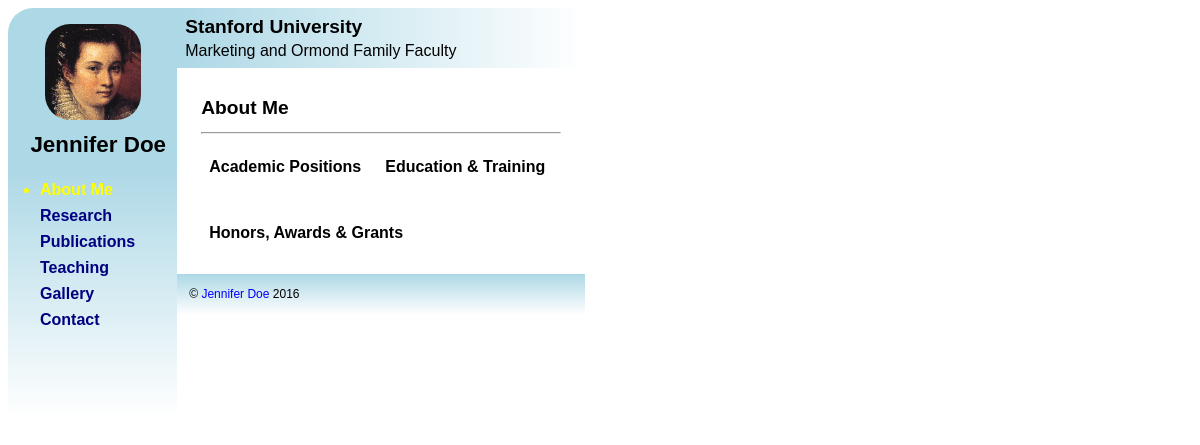
The page / on the database its author committed.
### tables this page shows
CREATE TABLE IF NOT EXISTS Pages (
    Name NVARCHAR(30) PRIMARY KEY NOT NULL,
    Title NVARCHAR(100) NOT NULL,
    NavIndex INT NOT NULL DEFAULT 0,
    IsAdmin BIT NOT NULL DEFAULT 0
) COLLATE 'utf8_czech_ci';

### index.php (called while the page is built, shortened)
<?php
    try
    {
        function GetViewName()
        {
            if (isset($_GET['view']) && is_string($_GET['view']))
            {
                $viewName = filter_input(INPUT_GET, 'view');
            }
            else
            {
                $viewName = "AboutMe";
            }
            return $viewName;
        }
        function DispatchRequest()
        {
            $viewName = GetViewName();
            $viewFileName = "view/" . $viewName . "View.php";
            include $viewFileName;
        }
        DispatchRequest();
    }
    catch (\Exception $ex)
    {
        $message = $ex->getMessage();
        include 'include/FatalError.php';
    }

### model/BaseModel.php (called while the page is built, shortened)
<?php
include "model/NavItemsLoader.php";
include "model/DbInfoView.php";
class BaseModel {
    protected $pdo = NULL;
    public $pageName = '';
    function setPageTitle($pageTitle)
    {
        $value = filter_var($pageTitle, FILTER_SANITIZE_FULL_SPECIAL_CHARS);
        $this->pageTitle = $value;
    }
    public function IsAdminLoggedIn()
    {
        return isset($_SESSION['IS_ADMIN']) && is_bool($_SESSION['IS_ADMIN']) && $_SESSION['IS_ADMIN'];
    }
    private function LoadPageData()
    {
        $sth = $this->pdo->prepare("SELECT Name, Title FROM Pages WHERE Name = :Name;");
    }
    private function LoadData()
    {
        $this->dbInfo = new \gratz\DbInfoView($this->pdo);
        if (is_string($this->pageName) && (strlen($this->pageName) > 0))
        {
            $this->LoadPageData();
        }
        $this->LoadNavItems();
    }
    private function LoadNavItems()
    {
        $o = new NavItemsLoader($this->pdo, $this->IsAdminLoggedIn());
        $this->navItems = $o->GetNavItems();
    }
    private function OpenDbConnection()
    {
        $this->pdo = \Database::GetPDO();
        $this->cmdGetDbInfoItem = $this->pdo->prepare("SELECT InfoValue FROM DbInfo WHERE InfoKey = :InfoKey;");
    }
    public function __construct($pageName, $isEditor = FALSE)
    {
        $this->pageName = $pageName;
        $this->LoadData();
    }
}

### include/Database.php (called while the page is built, shortened)
<?php
abstract class Database
{
    static public function GetPDO($userName = NULL, $password = NULL)
    {
        $serverName = Configuration::ServerName;
        $databaseName = Configuration::DatabaseName;
        if (!isset($userName))
        {
            $userName = Configuration::UserName;
        }
        if (!isset($password))
        {
            $password = Configuration::Password;
        }
        $connectionString = "mysql:host=" . $serverName . ";dbname=" . $databaseName;
        $pdo = new PDO($connectionString, $userName, $password);
        $pdo->setAttribute(PDO::ATTR_ERRMODE, PDO::ERRMODE_EXCEPTION);
        return $pdo;
    }
}

### model/DbInfoView.php (called while the page is built, shortened)
<?php
class DbInfoView {
    private $pdo;
    public function __construct($pdo)
    {
        $this->pdo = $pdo;
        $this->Load();
    }
    public $FirstName;
    public $LastName;
    public function getFullName()
    {
        return $this->FirstName . " " . $this->LastName;
    }
    private function SetPropertiesFromDb($item)
    {
        $this->FirstName = filter_var($item->FirstName, FILTER_SANITIZE_FULL_SPECIAL_CHARS);
        $this->LastName = filter_var($item->LastName, FILTER_SANITIZE_FULL_SPECIAL_CHARS);
        $this->UniversityName = filter_var($item->UniversityName, FILTER_SANITIZE_FULL_SPECIAL_CHARS);
        $this->FacultyName = filter_var($item->FacultyName, FILTER_SANITIZE_FULL_SPECIAL_CHARS);
        $this->Email = filter_var($item->Email, FILTER_SANITIZE_EMAIL);
    }
    private function Load()
    {
        $sth = $this->pdo->query("SELECT * FROM DbInfoView;", \PDO::FETCH_OBJ);
    }
}

### model/ContentModel.php (called while the page is built, shortened)
<?php
class ContentModel extends \gratz\BaseModel {
    public function __construct($pageName, $isEditor=FALSE)
    {
        parent::__construct($pageName, $isEditor);
    }
}

### model/AboutMeModel.php (called while the page is built, shortened)
<?php
include "model/ContentModel.php";
include "model/collections/ItemsCollection.php";
include "model/collections/AcademicPositionsCollection.php";
include "model/collections/EducationTrainingCollection.php";
include "model/collections/HonorsCollection.php";
class AboutMeModel extends \gratz\ContentModel {
    public function __construct($pageName, $isEditor=FALSE)
    {
        parent::__construct($pageName, $isEditor);
    }
}

### model/NavItemsLoader.php (called while the page is built, shortened)
<?php
class NavItemsLoader {
    private $pdo;
    private $isAdminLoggedIn;
    public function __construct($pdo, $isAdminLoggedIn)
    {
        $this->pdo = $pdo;
        $this->isAdminLoggedIn = $isAdminLoggedIn;
    }
    private function SanitizeNavItem($item)
    {
        $item->Title = filter_var($item->Title, FILTER_SANITIZE_FULL_SPECIAL_CHARS);
        $item->Url = filter_var($item->Url, FILTER_SANITIZE_URL);
    }
    public function GetNavItems()
    {
        $navItems = array();
        $adminFilter = '';
        if (!$this->isAdminLoggedIn)
        {
            $adminFilter = ' AND IsAdmin = 0';
            $url = 'Name';
        }
        else
        {
            $url = "Name, CASE WHEN IsAdmin = 0 THEN 'Edit' ELSE '' END";
        }
        $sth = $this->pdo->query("SELECT Name, Title, NavIndex, IsAdmin, CONCAT('index.php?view=', " . $url . ") Url " .
                "FROM Pages WHERE NavIndex > 0" . $adminFilter . " ORDER BY NavIndex;", \PDO::FETCH_OBJ);
        while ($navItem = $sth->fetch())
        {
            $navItems[] = $navItem;
        }
        return $navItems;
    }
}

### model/collections/ItemsCollection.php (called while the page is built, shortened)
<?php
class ItemsCollection {
    public function __construct($pdo, $doNotSanitize)
    {
        $this->title = filter_var($this->GetCollectionTitle(), FILTER_SANITIZE_FULL_SPECIAL_CHARS);
    }
}

### model/collections/AcademicPositionsCollection.php (called while the page is built, shortened)
<?php
class AcademicPositionsCollection extends ItemsCollection
{
    protected function GetCollectionTitle()
    {
        return "Academic Positions";
    }
}

### model/collections/EducationTrainingCollection.php (called while the page is built, shortened)
<?php
class EducationTrainingCollection extends ItemsCollection
{
    protected function GetCollectionTitle()
    {
        return "Education & Training";
    }
}

### model/collections/HonorsCollection.php (called while the page is built, shortened)
<?php
class HonorsCollection extends ItemsCollection
{
    protected function GetCollectionTitle()
    {
        return "Honors, Awards & Grants";
    }
}

### view/BaseView.php (the view, shortened to what this page needs)
<?php
include 'include/Database.php';
include 'model/BaseModel.php';
abstract class BaseView {
    protected $model;
    protected $is_admin_required = \FALSE;
    public function __construct($model, $controller)
    {
        $this->model = $model;
    }
    protected function CheckAdminAccess()
    {
        if ($this->is_admin_required)
        {
            return $this->model->IsAdminLoggedIn();
        }
        else
        {
            return \TRUE;
        }
    }
?>
<?php
    public function Generate()
    {
?>
<!DOCTYPE html>
<html <?php echo "lang=\"" . $this->model->lang . "\"" ?>>
    <head>
        <link rel="stylesheet" href="https://ajax.googleapis.com/ajax/libs/jqueryui/1.11.4/themes/smoothness/jquery-ui.css"/>
<?php
    $this->GenerateStyleSheets();
?>
    </head>
    <body>
      <div id="container">
<?php
    $this->GenerateBody();
?>
      </div>
    </body>
</html>
<?php
    }
    private function GenerateStyleSheets()
    {
?>
        <link rel="stylesheet" href="style/main.css"/>
        <link rel="stylesheet" href="style/small.css" media="screen and (max-width: 768px)"/>
        <link rel="stylesheet" href="style/large.css" media="screen and (min-width: 768px)"/>
        <link rel="stylesheet" href="style/print.css" media="print"/>
<?php
    }
    private function GenerateBody()
    {
        try
        {
            $this->GenerateLeftBar();
            $this->GenerateCenter();
        }
        catch (\GratzException $ex)
        {
            $message = $ex->getMessage();
            echo "        <p class=\"error\">$message.</p>\n";
        }
        catch (\Exception $ex)
        {
            $message = $ex->getMessage();
            echo "        <p class=\"error\">Internal server error occurred: $message.</p>\n";
        }
    }
    private function GenerateLeftBar()
    {
?>
        <div id="left-bar">
<?php
            $this->GenerateNavHeader();
            $this->GenerateNav();
?>
        </div>
<?php
    }
    private function GenerateCenter()
    {
?>
        <div id="center">
<?php
            $this->GenerateContentHeader();
            $this->GenerateContent();
            $this->GenerateContentFooter();
?>
        </div>
<?php
    }
    private function GenerateNavHeader()
    {
?>
            <header>
                <div class="portraitSmall"><img src="img/portrait_small.png" alt="<?php echo $this->model->dbInfo->getFullName() ?>" /></div>
                <div class="fullName"><?php echo $this->model->dbInfo->getFullName() ?></div>
            </header>
<?php
    }
    private function GenerateNav()
    {
?>
            <nav>
<?php
                $this->OnGenerateNav();
?>
            </nav>
<?php
    }
    private function GenerateContentHeader()
    {
?>
            <header>
                <div id="organisationName">
                    <div id="universityName"><?php echo $this->model->dbInfo->UniversityName ?></div>
                    <div id="facultyName"><?php echo $this->model->dbInfo->FacultyName ?></div>
                </div>
            </header>
<?php
    }
    protected function GenerateContent()
    {
?>
            <main>
<?php
        if ($this->CheckAdminAccess())
        {
?>
                <h1><?php echo $this->model->pageTitle ?></h1><hr/>
<?php
                $this->OnGenerateContent();
        }
        else
        {
                $this->GeneratePageNotFoundContent();
        }
?>
            </main>
<?php
    }
    private function GenerateContentFooter()
    {
?>
            <footer>
                <p>&copy;&nbsp;<?php echo '<a href="mailto:' . $this->model->dbInfo->Email . '" title="' . $this->model->dbInfo->getFullName() . '">' . $this->model->dbInfo->getFullName() . '</a>' ?> 2016</p>
            </footer>
<?php
    }
?>
<?php
    protected function RenderCollection($collection)
    {
?>
                    <section class="<?php echo (new \ReflectionClass($collection))->getShortName() ?>">
                        <div class="collection-title"><?php echo $collection->title ?></div>
                    </section>
<?php
    }
    protected function OnGenerateNav()
    {
?>
<?php
        foreach($this->model->navItems as $navItem)
        {
            echo "                <a href=\"$navItem->Url\" title=\"$navItem->Title\" data-view-name=\"$navItem->Name\">$navItem->Title</a>\n";
        }
    }
}

### view/AboutMeView.php (shortened to what this page needs)
<?php
include 'view/BaseView.php';
include 'model/AboutMeModel.php';
class AboutMeView extends BaseView
{
?>
<?php
    protected function OnGenerateContent()
    {
?>
                <div class="collections">
<?php
        $this->RenderCollection($this->model->academicPositions);
?>
                </div>
                <div class="collections">
                </div>
<?php
    }
}
$model = new \gratz\AboutMeModel("AboutMe");
$controller = new \gratz\BaseController($model);
$view = new \gratz\AboutMeView($model, $controller);
$view->Generate();

### style/main.css (style rules this page uses)
* { box-sizing: border-box; }
body { font-family: Times New Roman; font-size: 1em; font-weight: normal; }
.collections { clear: both; }
.collections section { margin: .5em .5em 1em 0em; padding: 0em 0em 0em 0em; }
.collections section .collection-title { margin: .5em .5em .5em .5em; font-family: Verdana, Arial; font-size: 1em; font-weight: bold; }
a { color: blue; text-decoration: none; }
#organisationName { display: block; padding: .5em 8em 0.5em .5em; overflow: hidden; white-space: nowrap; font-family: Verdana, Arial; }
#container { display: table; }
#center { display: table-cell; vertical-align: top; }
#left-bar nav { padding: .75em 1em 5em 2em; background: lightblue; background: -webkit-linear-gradient(lightblue, white); background: -o-linear-gradient(lightblue, white); background: -moz-linear-gradient(lightblue, white); background: linear-gradient(lightblue, white); }
nav { list-style: none; }
nav a { display: list-item; margin: 0em .5em .5em 0em; color: navy; font-family: Verdana, Arial; font-size: 1.0em; font-weight: bold; text-decoration: none; }
.active-nav-item { list-style: disc; color: yellow; }
#center main { padding: 1em 1.5em 1em 1.5em; }
main h1 { font-family: Verdana, Arial; font-size: 1.2em; font-weight: bold; }
footer { clear: both; padding: .1em .75em .1em .75em; background: lightblue; background: -webkit-linear-gradient(lightblue, white); background: -o-linear-gradient(lightblue, white); background: -moz-linear-gradient(lightblue, white); background: linear-gradient(lightblue, white); }
footer p { font-family: Verdana, Arial; font-size: .75em; }

### style/large.css (style rules this page uses)
@media only screen and (min-width: 768px) { #universityName { font-size: 1.2em; font-weight: bold; } }
@media only screen and (min-width: 768px) { #facultyName { margin: .25em 0em 0em 0em; font-size: 1em; font-weight: normal; } }
@media only screen and (min-width: 768px) { #left-bar { display: table-cell; vertical-align: top; } }
@media only screen and (min-width: 768px) { #left-bar header { border-radius: 25px 0px 0px 0px; background-color: lightblue; } }
@media only screen and (min-width: 768px) { #center header { background: lightblue; background: -webkit-linear-gradient(90deg, lightblue, white); background: -o-linear-gradient(90deg, lightblue, white); background: -moz-linear-gradient(90deg, lightblue, white); background: linear-gradient(90deg, lightblue, white); } }
@media only screen and (min-width: 768px) { .fullName { display: block; padding: 0em .5em .5em 1em; font-family: Verdana, Arial; font-size: 1.4em; font-weight: bold; } }
@media only screen and (min-width: 768px) { .portraitSmall { display: block; text-align: center; padding: 1em 0em .5em 0em; height: auto; width: auto; } }
@media only screen and (min-width: 768px) { .portraitSmall img { border-radius: 25px; height: 6em; width: 6em; } }

### style/print.css (style rules this page uses)
#left-bar { display: none; }
.fullName { display: block; padding: 1em .5em .5em 1em; font-family: Verdana, Arial; font-size: 1em; font-weight: bold; }
.portraitSmall { display: none; }
footer { display: none; }

### view/AboutMeView.php (style rules this page uses)
@media only screen and (min-width: 768px) { .AcademicPositionsCollection { float: left; } }
@media only screen and (min-width: 768px) { .EducationTrainingCollection { float: left; } }
@media only screen and (min-width: 768px) { .HonorsCollection { float: left; } }

### rows shown on the page
pages: Title "Research"
pages: Title "Publications"
pages: Title "Teaching"
pages: Title "Gallery"
pages: Title "Contact"
pages: Title "About Me"

### other values the page prints
$this->model->dbInfo->getFullName() "Jennifer Doe"
$this->model->dbInfo->UniversityName "Stanford University"
$this->model->dbInfo->FacultyName "Marketing and Ormond Family Faculty"
$collection->title "Academic Positions Education & Training Honors, Awards & Grants"
